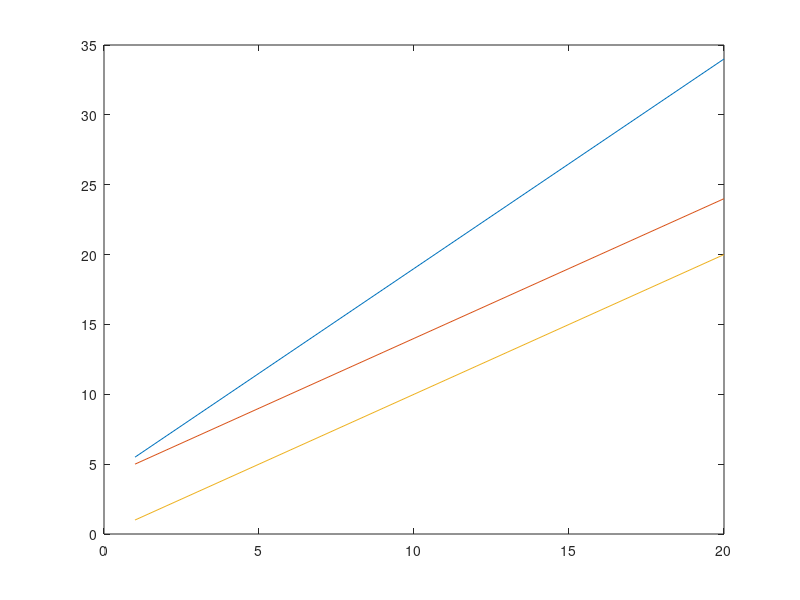

Source code (MATLAB):
%Write an anonymous function that returns the response to the equation of a line
%Inputs should be:
%An x vectors of line points
%The slope of the line (m)
%The intercept (c)
%Plot the results on a graph
clear;

lm = @(x1,m1,c1) m1.*x1 + c1;


x = 1:20;
m = 1.5;
c = 4;
m2 = 1;

y = lm(x,m,c);

plot(x,y);

hold on;
y1 = lm(x,m2,c);
plot(x,y1);

y3 = lm(x,m2,0);
plot(x,y3);
